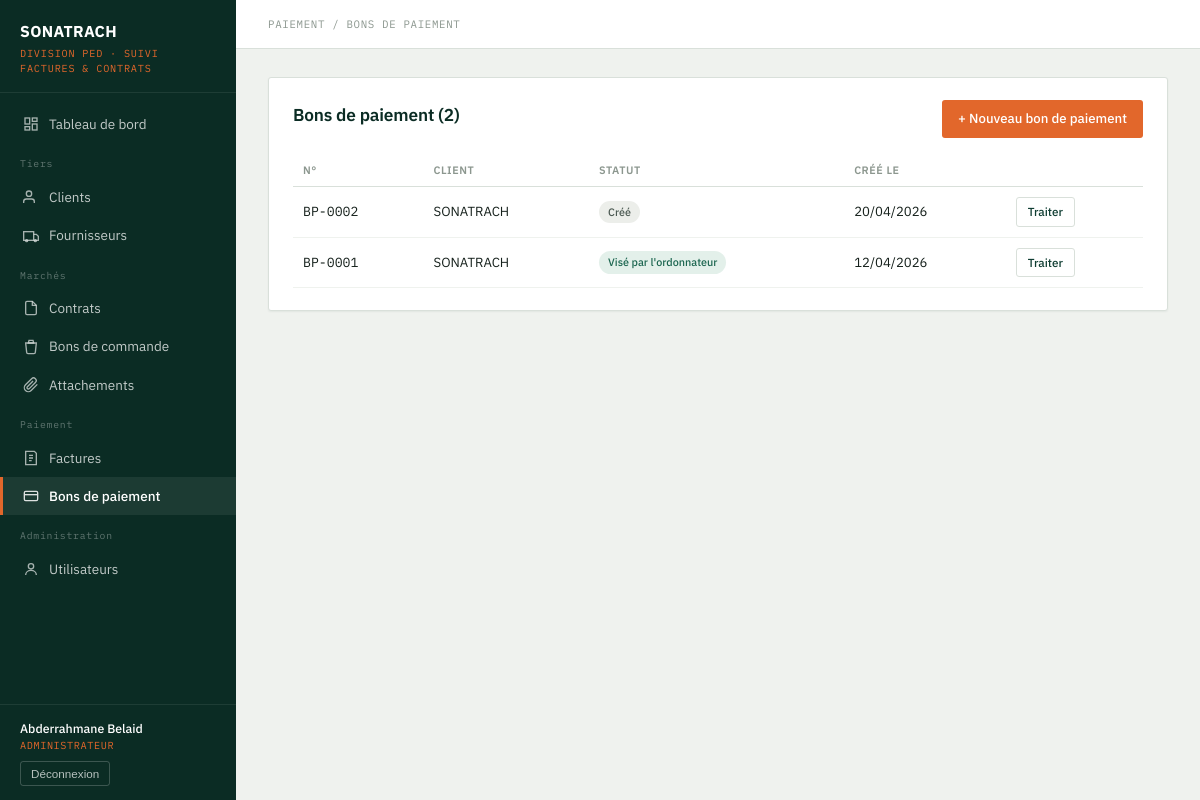
Page /bons_paiement/list.php (signed in) on the committed database.
### tables this page shows
CREATE TABLE bons_paiement (
    num_bp              INT AUTO_INCREMENT PRIMARY KEY,
    date_creation_bp    DATE NOT NULL,
    statut              ENUM(
                            'cree',
                            'envoye_ordonnateur',
                            'vise_ordonnateur',
                            'remis_tresorerie',
                            'vise_comptable',
                            'retourne_ordonnateur',
                            'retourne_tresorerie',
                            'regle'
                        ) DEFAULT 'cree',
    date_envoi_ord      DATE,
    date_arrivee_ord    DATE,
    date_retour_ord     DATE,
    visa_ord            TINYINT(1) DEFAULT 0,
    date_remise_tre     DATE,
    date_arrivee_tre    DATE,
    date_retour_tre     DATE,
    visa_tre            TINYINT(1) DEFAULT 0,
    visa_comp           TINYINT(1) DEFAULT 0,
    observation         TEXT,
    id_user_ordonnateur INT,
    id_user_tresorerie  INT,
    id_user_comptable   INT,
    num_cl              INT,
    FOREIGN KEY (id_user_ordonnateur) REFERENCES utilisateurs(id_user),
    FOREIGN KEY (id_user_tresorerie)  REFERENCES utilisateurs(id_user),
    FOREIGN KEY (id_user_comptable)   REFERENCES utilisateurs(id_user),
    FOREIGN KEY (num_cl) REFERENCES clients(num_cl)
);

CREATE TABLE clients (
    num_cl      INT AUTO_INCREMENT PRIMARY KEY,
    rs_cl       VARCHAR(150) NOT NULL,
    div_cl      VARCHAR(100),
    adr_cl      VARCHAR(200),
    wilaya_cl   VARCHAR(50),
    commune_cl  VARCHAR(50),
    date_creation DATETIME DEFAULT CURRENT_TIMESTAMP
);

### includes/auth.php (called while the page is built, shortened)
<?php
function current_user() {
    return [
        'id'      => $_SESSION['user_id'] ?? null,
        'nom'     => $_SESSION['nom'] ?? '',
        'prenom'  => $_SESSION['prenom'] ?? '',
        'role'    => $_SESSION['role'] ?? '',
        'id_four' => $_SESSION['id_four'] ?? null,
    ];
}
function e($str) {
    return htmlspecialchars($str ?? '', ENT_QUOTES, 'UTF-8');
}
function fmt_date($date) {
    $d = DateTime::createFromFormat('Y-m-d', $date) ?: new DateTime($date);
    return $d->format('d/m/Y');
}

### includes/workflow.php (called while the page is built, shortened)
<?php
function statut_bp_label($statut) {
    $labels = [
        'cree'                 => 'Créé',
        'envoye_ordonnateur'   => 'Envoyé à l\'ordonnateur',
        'vise_ordonnateur'     => 'Visé par l\'ordonnateur',
        'remis_tresorerie'     => 'Remis à la trésorerie',
        'vise_comptable'       => 'Visé par le comptable',
        'retourne_ordonnateur' => 'Retourné (ordonnateur)',
        'retourne_tresorerie'  => 'Retourné (trésorerie)',
        'regle'                => 'Réglé',
    ];
    return $labels[$statut] ?? $statut;
}
function statut_bp_couleur($statut) {
    $couleurs = [
        'cree'                 => 'neutre',
        'envoye_ordonnateur'   => 'attente',
        'vise_ordonnateur'     => 'progres',
        'remis_tresorerie'     => 'progres',
        'vise_comptable'       => 'progres',
        'retourne_ordonnateur' => 'alerte',
        'retourne_tresorerie'  => 'alerte',
        'regle'                => 'succes',
    ];
    return $couleurs[$statut] ?? 'neutre';
}

### bons_paiement/list.php (the view, shortened to what this page needs)
<?php
require_once __DIR__ . '/../includes/auth.php';
require_once __DIR__ . '/../includes/workflow.php';
$bons = $pdo->query("
    SELECT bp.*, c.rs_cl
    FROM bons_paiement bp
    LEFT JOIN clients c ON c.num_cl = bp.num_cl
    ORDER BY bp.date_creation_bp DESC, bp.num_bp DESC
")->fetchAll();
include __DIR__ . '/../includes/header.php';
?>
<div class="card">
    <div class="card-head">
        <h2>Bons de paiement (<?= count($bons) ?>)</h2>
        <?php if (in_array($user['role'], ['admin','ordonnateur'])): ?>
        <a href="add.php" class="btn flame">+ Nouveau bon de paiement</a>
        <?php endif; ?>
    </div>
    <?php if (empty($bons)): ?>
        <div class="empty-state">Aucun bon de paiement enregistré.</div>
    <?php else: ?>
    <table>
        <thead><tr><th>N°</th><th>Client</th><th>Statut</th><th>Créé le</th><th></th></tr></thead>
        <tbody>
        <?php foreach ($bons as $b):
            $mesActions = actions_possibles_bp($b['statut'], $user['role']);
        ?>
            <tr>
                <td class="num">BP-<?= str_pad($b['num_bp'], 4, '0', STR_PAD_LEFT) ?></td>
                <td><?= e($b['rs_cl'] ?? '—') ?></td>
                <td><span class="badge <?= statut_bp_couleur($b['statut']) ?>"><?= e(statut_bp_label($b['statut'])) ?></span></td>
                <td><?= fmt_date($b['date_creation_bp']) ?></td>
                <td>
                    <a href="view.php?id=<?= $b['num_bp'] ?>" class="btn outline small"><?= empty($mesActions) ? 'Détails' : 'Traiter' ?></a>
                </td>
            </tr>
        <?php endforeach; ?>
        </tbody>
    </table>
    <?php endif; ?>
</div>
<?php include __DIR__ . '/../includes/footer.php'; ?>

### assets/css/style.css (style rules this page uses)
:root { --petrol-900: #0B2C24; --petrol-800: #0F3D32; --petrol-700: #15503F; --petrol-600: #1C6650; --flame-500: #E2672B; --flame-600: #C7541F; --sand-100: #EFF2EE; --sand-50: #F7F8F5; --white: #FFFFFF; --ink-900: #16211C; --ink-600: #4C5A53; --ink-400: #8C978F; --border: #D9E0DA; --status-neutre-bg: #ECEEEA; --status-neutre-fg: #4C5A53; --status-attente-bg: #FCEFDD; --status-attente-fg: #9A5B10; --status-progres-bg: #E3F0EA; --status-progres-fg: #1C6650; --status-alerte-bg: #FBE7E3; --status-alerte-fg: #B23A22; --status-succes-bg: #E1F1E6; --status-succes-fg: #1E7A44; --radius: 3px; --shadow-card: 0 1px 2px rgba(11, 44, 36, 0.06); }
* { box-sizing: border-box; }
html, body { margin: 0; padding: 0; background: var(--sand-100); color: var(--ink-900); font-family: 'IBM Plex Sans', -apple-system, sans-serif; font-size: 15px; line-height: 1.5; }
a { color: var(--petrol-700); text-decoration: none; }
h1, h2, h3 { font-weight: 600; color: var(--petrol-900); margin: 0 0 .5em; letter-spacing: -0.01em; }
h2 { font-size: 1.15rem; }
.card { background: var(--white); border: 1px solid var(--border); border-radius: var(--radius); box-shadow: var(--shadow-card); padding: 22px 24px; margin-bottom: 20px; }
.card-head { display: flex; align-items: center; justify-content: space-between; margin-bottom: 16px; }
table { width: 100%; border-collapse: collapse; }
th { text-align: left; font-size: 0.72rem; text-transform: uppercase; letter-spacing: 0.05em; color: var(--ink-400); font-weight: 600; padding: 8px 10px; border-bottom: 1px solid var(--border); }
td { padding: 10px 10px; border-bottom: 1px solid var(--sand-100); font-size: 0.88rem; vertical-align: middle; }
td.num, th.num { font-family: 'IBM Plex Mono', monospace; }
.badge { display: inline-block; font-size: 0.72rem; font-weight: 500; padding: 3px 9px; border-radius: 20px; white-space: nowrap; }
.badge.neutre { background: var(--status-neutre-bg); color: var(--status-neutre-fg); }
.badge.progres { background: var(--status-progres-bg); color: var(--status-progres-fg); }
.btn { display: inline-flex; align-items: center; gap: 6px; background: var(--petrol-800); color: var(--white); border: none; padding: 9px 16px; border-radius: var(--radius); font-size: 0.88rem; font-weight: 500; cursor: pointer; font-family: inherit; }
.btn.flame { background: var(--flame-500); }
.btn.outline { background: transparent; color: var(--petrol-800); border: 1px solid var(--border); }
.btn.small { padding: 5px 11px; font-size: 0.78rem; }

### rows in the picture
bons_paiement: num_bp "0002", num_cl.rs_cl "SONATRACH", statut "Créé", date_creation_bp "20/04/2026"
bons_paiement: num_bp "0001", num_cl.rs_cl "SONATRACH", statut "Visé par l'ordonnateur", date_creation_bp "12/04/2026"

### other values in the picture
$user['prenom'] . ' ' . $user['nom'] "Abderrahmane Belaid"
role_label($user['role']) "ADMINISTRATEUR"
$page_crumb "PAIEMENT / BONS DE PAIEMENT"
count($bons) "2"
